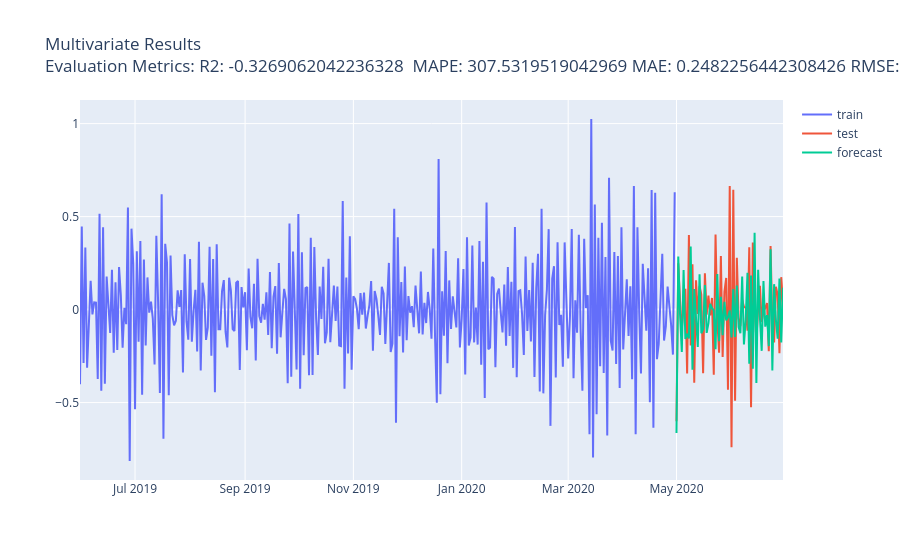

This figure's notebook cell:
### Code cell
pred = multi_model_nbeats.predict(n=(len(val_log_return) + len(test_log_return)), series=train_log_return, past_covariates=past_covariates)

fig = go.Figure()

fig.add_trace(go.Scatter(x=train_log_return.time_index, y=train_log_return.pd_series(), name='train'))
fig.add_trace(go.Scatter(x=test_val_log_return.time_index, y=test_val_log_return.pd_series(), name='test'))
fig.add_trace(go.Scatter(x=pred.time_index, y=pred.pd_series(), name='forecast'))

# add title with R2, MAPE, MAE and RMSE
fig.update_layout(title="Multivariate Results<br>Evaluation Metrics: R2: {}\n".format(r2_score(series_log_return, pred))
    + " MAPE: {}".format(mape(series_log_return, pred))
    + " MAE: {}".format(mae(series_log_return, pred))
    + " RMSE: {}".format(rmse(series_log_return, pred)))

fig.show()

# series_log_return.plot(label="actual")
# pred.plot(label="forecast")
# plt.legend()
# print("MAPE = {:.2f}%".format(mape(series_log_return, pred)))
# print("MAE = {:.5f}".format(mae(series_log_return, pred)))
# print("RMSE = {:.5f}".format(rmse(series_log_return, pred)))
# print("R2 = {:.2f}".format(r2_score(series_log_return, pred)))
